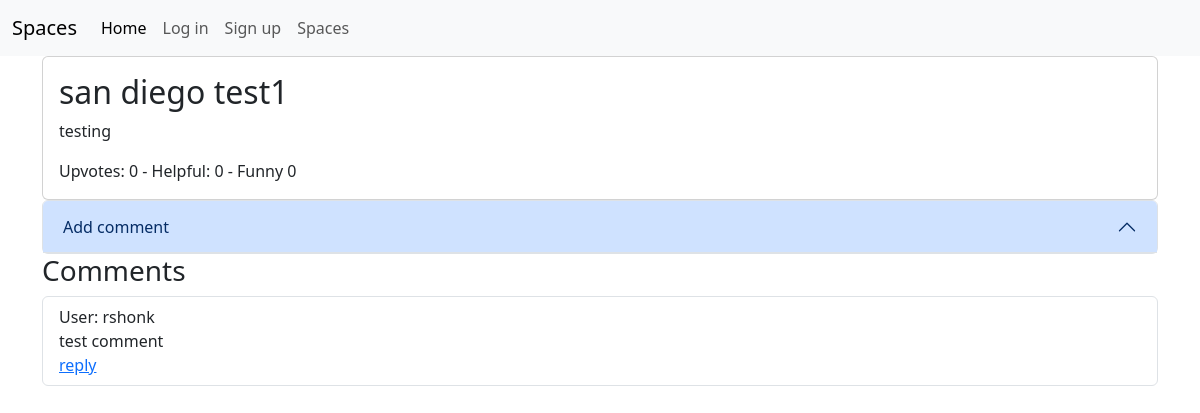
The app's page /space/san diego/comments/san diego test1/ with its own data.
### main/models.py (models this page shows, shortened)
class Post(models.Model):
    user = models.ForeignKey(User, on_delete=models.CASCADE)
    title = models.CharField(max_length=50)
    spacename = models.CharField(max_length=25)
    url = models.CharField(max_length=200, default="", blank=True)
    body = models.CharField(max_length=1000, default="")
    upvotes = models.IntegerField(default=0)
    downvotes = models.IntegerField(default=0)
    helpful = models.IntegerField(default=0)
    funny = models.IntegerField(default=0)
    date_published = models.DateTimeField(default=datetime.datetime.now(), blank=True)
    def __str__(self):
        return self.title

class Comment(models.Model):
    post = models.ForeignKey(Post, on_delete=models.CASCADE)
    comment = models.CharField(max_length=1000)
    parent_comment = models.CharField(max_length=1000, default="", blank=True)
    username = models.CharField(max_length=12)
    upvotes = models.IntegerField(default=0)
    downvotes = models.IntegerField(default=0)
    helpful = models.IntegerField(default=0)
    funny = models.IntegerField(default=0)
    date_published = models.DateTimeField(default=datetime.datetime.now(), blank=True)

### main/views.py (the view)
# urls.py: path('space/<str:spacename>/comments/<str:post_title>/', views.post_comments, name='post_comments'),
def post_comments(request, spacename, post_title):
    if request.method == 'POST':
        form = CommentForm(request.POST)
        if form.is_valid():
            form.save()
            return redirect('main:post_comments', spacename, post_title)
    post_info = Post.objects.get(title=post_title)
    comments = post_info.comment_set.all()
    comment_form = CommentForm()
    return render(request, 'main/comment.html', {'post_info': post_info, 'comments': comments,
                                                 'comment_form': comment_form})

### main/templates/main/comment.html (shortened to what this page needs)
{% extends "./base.html" %}
    {% load bootstrap5 %}
{% block content %}
<div class="card">
  <div class="card-body">
    <h2>{{ post_info.title }}</h2>
    <p>{{ post_info.body }}</p>
    Upvotes: {{ post_info.upvotes }} - Helpful: {{ post_info.helpful }} - Funny {{ post_info.funny }}
  </div>
</div>
<div class="accordion">
    <div class="accordion-item">
        <h2 class="accordion-header">
          <button class="accordion-button" type="button" data-bs-toggle="collapse" data-bs-target="#collapseOne" aria-expanded="true" aria-controls="collapseOne">
            Add comment
          </button>
        </h2>
  </div>
</div>
<h3>Comments</h3>
<ul class="list-group">
{% for comment in comments %}
    <li class="list-group-item">
        User: {{ comment.username }}<br>
        {{ comment.comment }}<br>
        <a href="">reply</a><br>
    </li>
{% endfor %}
</ul>
{% endblock %}

### records on screen
Post: title "san diego test1", body "testing", upvotes "0", helpful "0", funny "0"
Comment: username "rshonk", comment "test comment"
